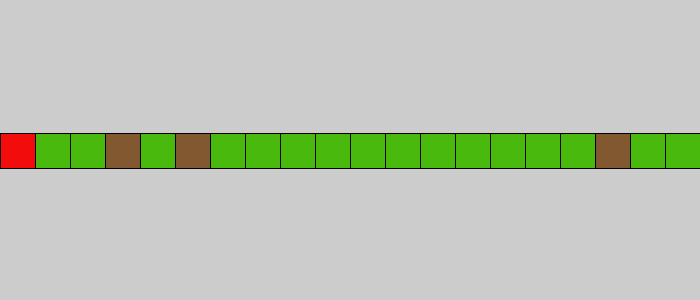
Frame 1 (no input)
Frame 60 (the mouse pressed at the canvas centre just before this capture): identical to frame 1, image omitted
Frame 120 (the mouse held since frame 60 and released just before this capture): identical to frame 1, image omitted

The Processing sketch that drew this single still picture (run headless with seeded random() and noise(); from frame 60 on, the mouse is pressed at the canvas centre):

// Processing sketch: w18_fire
// ── w18_fire.pde
//State variable constants
int DIRT = 0;
int FIRE = 1;
int BURNT = 2;
int GRASS = 3;

//Helpful color values
color DIRT_COLOR = #81582F;
color FIRE_COLOR = #F20C0C;
color BURNT_COLOR = #810707;
color GRASS_COLOR = #49B90D;

//Driver variables
boolean burning = false;
int grassDensity = 75;
int tractLength = 20;
Land tract[];


void setup() {
  size(700, 300);
  frameRate(5);
  tract = new Land[tractLength];
  setupLand(tract, tractLength, grassDensity);
  showLand(tract);
}//setup

void draw() {
  showLand(tract);
  if (burning) {
    liveFire(tract);
  }//burning
}//draw


void setupLand(Land[] row, int numPlots, float density) {
  //figure out size of each plot of land
  int plotSize = width / numPlots;

  //instantiate each Land object
  for (int i=0; i<row.length; i++) {
    int type = DIRT;

    //first Land object should be FIRE
    if (i == 0) {
      type = FIRE;
    }//start with fire

    //Chance for grass is based on density
    else if (random(100) < density) {
      type = GRASS;
    }//grass land

    //creates a new land at (x, y) with size plotSize and type
    row[i] = new Land(i*plotSize, height/2-plotSize/2, plotSize, type);
  }//setup loop
}//setupLand

void showLand(Land[] row) {
  for (int i=0; i<row.length; i++) {
    row[i].display();
  }
}//showLand


void liveFire(Land[] row) {
  //First, check Land objects to the left, apply state change rules.
  //Assume nothing useful to the left of row[0]
  row[0].updateNextState(0);
  for (int i=1; i<row.length; i++) {
    row[i].updateNextState(row[i-1].state);
  }//set nextStates for all plots

  //Based on potential state changes from updateNextState
  for (int i=0; i<row.length; i++) {
    row[i].changeState();
  }//change states
}//liveFire





void keyPressed() {
  if (key == ' ') {
    burning = !burning;
  }//start burning
  else if (key == 'r') {
    burning = false;
    setupLand(tract, tractLength, grassDensity);
  }
}

// ── Land.pde
class Land {
  
  int state, nextState, landSize, lx, ly;
  color landColor;
  
  Land() {
    landSize = width/tractLength;
    nextState = state;
  }
  
  Land (int x, int y, int lSize, int rstate) {
    landSize = lSize;
    lx = x;
    ly = y;
    state = rstate;
  }
  
  void updateNextState(int k) {
    if (k == FIRE) {
      if (this.state == FIRE) {
        this.nextState = BURNT;
      }
      if (this.state == GRASS) {
        this.nextState = FIRE;
      }
      else {
        this.nextState = this.state;
      }
    }
  }
  
  void display() { 
    if (state == DIRT) {
      landColor = DIRT_COLOR;
    }
    else if (state == FIRE) {
      landColor = FIRE_COLOR;
    }
    else if (state == BURNT) {
      landColor = BURNT_COLOR; 
    }
    else if (state == GRASS) {
      landColor = GRASS_COLOR;
    }
    fill(landColor);
    square(lx, ly, landSize);
  }
  
  void changeState() {
    state = nextState;
  }
}
